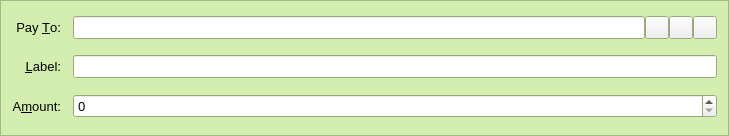
<?xml version="1.0" encoding="UTF-8"?>
<ui version="4.0">
 <class>SendBeansEntry</class>
 <widget class="QFrame" name="SendBeansEntry">
  <property name="geometry">
   <rect>
    <x>0</x>
    <y>0</y>
    <width>729</width>
    <height>136</height>
   </rect>
  </property>
  <property name="palette">
   <palette>
    <active>
     <colorrole role="Base">
      <brush brushstyle="SolidPattern">
       <color alpha="255">
        <red>255</red>
        <green>255</green>
        <blue>255</blue>
       </color>
      </brush>
     </colorrole>
     <colorrole role="Window">
      <brush brushstyle="SolidPattern">
       <color alpha="255">
        <red>211</red>
        <green>238</green>
        <blue>175</blue>
       </color>
      </brush>
     </colorrole>
     <colorrole role="Shadow">
      <brush brushstyle="SolidPattern">
       <color alpha="255">
        <red>159</red>
        <green>213</green>
        <blue>85</blue>
       </color>
      </brush>
     </colorrole>
     <colorrole role="Highlight">
      <brush brushstyle="SolidPattern">
       <color alpha="255">
        <red>159</red>
        <green>213</green>
        <blue>85</blue>
       </color>
      </brush>
     </colorrole>
     <colorrole role="AlternateBase">
      <brush brushstyle="SolidPattern">
       <color alpha="255">
        <red>211</red>
        <green>238</green>
        <blue>175</blue>
       </color>
      </brush>
     </colorrole>
     <colorrole role="ToolTipBase">
      <brush brushstyle="SolidPattern">
       <color alpha="255">
        <red>211</red>
        <green>238</green>
        <blue>175</blue>
       </color>
      </brush>
     </colorrole>
    </active>
    <inactive>
     <colorrole role="Base">
      <brush brushstyle="SolidPattern">
       <color alpha="255">
        <red>255</red>
        <green>255</green>
        <blue>255</blue>
       </color>
      </brush>
     </colorrole>
     <colorrole role="Window">
      <brush brushstyle="SolidPattern">
       <color alpha="255">
        <red>211</red>
        <green>238</green>
        <blue>175</blue>
       </color>
      </brush>
     </colorrole>
     <colorrole role="Shadow">
      <brush brushstyle="SolidPattern">
       <color alpha="255">
        <red>159</red>
        <green>213</green>
        <blue>85</blue>
       </color>
      </brush>
     </colorrole>
     <colorrole role="Highlight">
      <brush brushstyle="SolidPattern">
       <color alpha="255">
        <red>159</red>
        <green>213</green>
        <blue>85</blue>
       </color>
      </brush>
     </colorrole>
     <colorrole role="AlternateBase">
      <brush brushstyle="SolidPattern">
       <color alpha="255">
        <red>211</red>
        <green>238</green>
        <blue>175</blue>
       </color>
      </brush>
     </colorrole>
     <colorrole role="ToolTipBase">
      <brush brushstyle="SolidPattern">
       <color alpha="255">
        <red>211</red>
        <green>238</green>
        <blue>175</blue>
       </color>
      </brush>
     </colorrole>
    </inactive>
    <disabled>
     <colorrole role="Base">
      <brush brushstyle="SolidPattern">
       <color alpha="255">
        <red>211</red>
        <green>238</green>
        <blue>175</blue>
       </color>
      </brush>
     </colorrole>
     <colorrole role="Window">
      <brush brushstyle="SolidPattern">
       <color alpha="255">
        <red>211</red>
        <green>238</green>
        <blue>175</blue>
       </color>
      </brush>
     </colorrole>
     <colorrole role="Shadow">
      <brush brushstyle="SolidPattern">
       <color alpha="255">
        <red>159</red>
        <green>213</green>
        <blue>85</blue>
       </color>
      </brush>
     </colorrole>
     <colorrole role="Highlight">
      <brush brushstyle="SolidPattern">
       <color alpha="255">
        <red>0</red>
        <green>0</green>
        <blue>128</blue>
       </color>
      </brush>
     </colorrole>
     <colorrole role="AlternateBase">
      <brush brushstyle="SolidPattern">
       <color alpha="255">
        <red>211</red>
        <green>238</green>
        <blue>175</blue>
       </color>
      </brush>
     </colorrole>
     <colorrole role="ToolTipBase">
      <brush brushstyle="SolidPattern">
       <color alpha="255">
        <red>211</red>
        <green>238</green>
        <blue>175</blue>
       </color>
      </brush>
     </colorrole>
    </disabled>
   </palette>
  </property>
  <property name="font">
   <font>
    <family>Liberation Sans</family>
    <pointsize>10</pointsize>
   </font>
  </property>
  <property name="windowTitle">
   <string>Form</string>
  </property>
  <property name="windowIcon">
   <iconset resource="../bitbean.qrc">
    <normaloff>:/icons/bitbean</normaloff>:/icons/bitbean</iconset>
  </property>
  <property name="frameShape">
   <enum>QFrame::StyledPanel</enum>
  </property>
  <property name="frameShadow">
   <enum>QFrame::Sunken</enum>
  </property>
  <layout class="QGridLayout" name="gridLayout">
   <property name="spacing">
    <number>12</number>
   </property>
   <item row="5" column="0">
    <widget class="QLabel" name="label">
     <property name="text">
      <string>A&amp;mount:</string>
     </property>
     <property name="alignment">
      <set>Qt::AlignRight|Qt::AlignTrailing|Qt::AlignVCenter</set>
     </property>
     <property name="buddy">
      <cstring>payAmount</cstring>
     </property>
    </widget>
   </item>
   <item row="3" column="0">
    <widget class="QLabel" name="label_2">
     <property name="text">
      <string>Pay &amp;To:</string>
     </property>
     <property name="alignment">
      <set>Qt::AlignRight|Qt::AlignTrailing|Qt::AlignVCenter</set>
     </property>
     <property name="buddy">
      <cstring>payTo</cstring>
     </property>
    </widget>
   </item>
   <item row="5" column="1">
    <widget class="BitbeanAmountField" name="payAmount"/>
   </item>
   <item row="4" column="1">
    <layout class="QHBoxLayout" name="horizontalLayout_2">
     <property name="spacing">
      <number>0</number>
     </property>
     <item>
      <widget class="QValidatedLineEdit" name="addAsLabel">
       <property name="enabled">
        <bool>true</bool>
       </property>
       <property name="toolTip">
        <string>Enter a label for this address to add it to your address book</string>
       </property>
      </widget>
     </item>
    </layout>
   </item>
   <item row="4" column="0">
    <widget class="QLabel" name="label_4">
     <property name="text">
      <string>&amp;Label:</string>
     </property>
     <property name="alignment">
      <set>Qt::AlignRight|Qt::AlignTrailing|Qt::AlignVCenter</set>
     </property>
     <property name="buddy">
      <cstring>addAsLabel</cstring>
     </property>
    </widget>
   </item>
   <item row="3" column="1">
    <layout class="QHBoxLayout" name="payToLayout">
     <property name="spacing">
      <number>0</number>
     </property>
     <item>
      <widget class="QValidatedLineEdit" name="payTo">
       <property name="toolTip">
        <string>The address to send the payment to  (e.g. 2JhbfkAFvXqYkreSgJfrRLS9DepUcxbQci)</string>
       </property>
       <property name="maxLength">
        <number>34</number>
       </property>
      </widget>
     </item>
     <item>
      <widget class="QToolButton" name="addressBookButton">
       <property name="toolTip">
        <string>Choose address from address book</string>
       </property>
       <property name="text">
        <string/>
       </property>
       <property name="icon">
        <iconset resource="../bitbean.qrc">
         <normaloff>:/icons/address-book</normaloff>:/icons/address-book</iconset>
       </property>
       <property name="shortcut">
        <string>Alt+A</string>
       </property>
      </widget>
     </item>
     <item>
      <widget class="QToolButton" name="pasteButton">
       <property name="toolTip">
        <string>Paste address from clipboard</string>
       </property>
       <property name="text">
        <string/>
       </property>
       <property name="icon">
        <iconset resource="../bitbean.qrc">
         <normaloff>:/icons/editpaste</normaloff>:/icons/editpaste</iconset>
       </property>
       <property name="shortcut">
        <string>Alt+P</string>
       </property>
      </widget>
     </item>
     <item>
      <widget class="QToolButton" name="deleteButton">
       <property name="toolTip">
        <string>Remove this recipient</string>
       </property>
       <property name="text">
        <string/>
       </property>
       <property name="icon">
        <iconset resource="../bitbean.qrc">
         <normaloff>:/icons/remove</normaloff>:/icons/remove</iconset>
       </property>
      </widget>
     </item>
    </layout>
   </item>
  </layout>
 </widget>
 <customwidgets>
  <customwidget>
   <class>BitbeanAmountField</class>
   <extends>QSpinBox</extends>
   <header>bitbeanamountfield.h</header>
   <container>1</container>
  </customwidget>
  <customwidget>
   <class>QValidatedLineEdit</class>
   <extends>QLineEdit</extends>
   <header>qvalidatedlineedit.h</header>
  </customwidget>
 </customwidgets>
 <resources>
  <include location="../bitbean.qrc"/>
 </resources>
 <connections/>
</ui>
